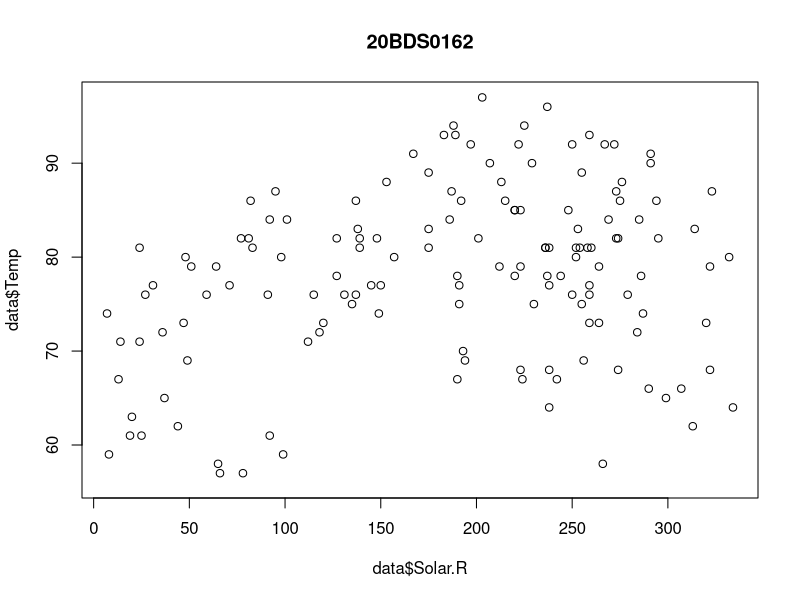
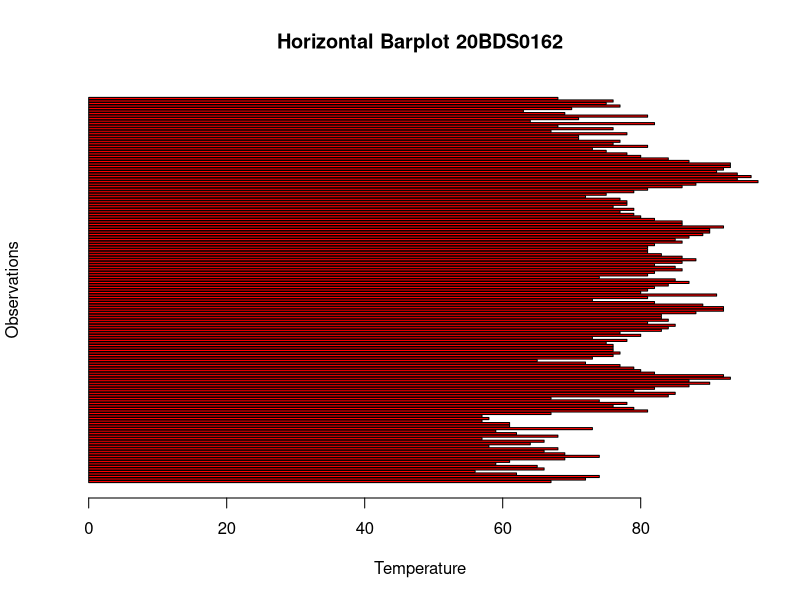
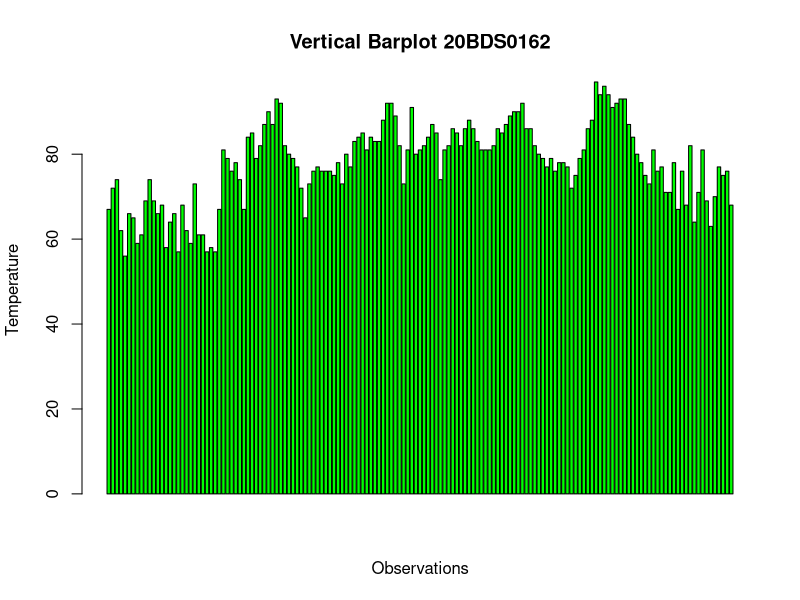
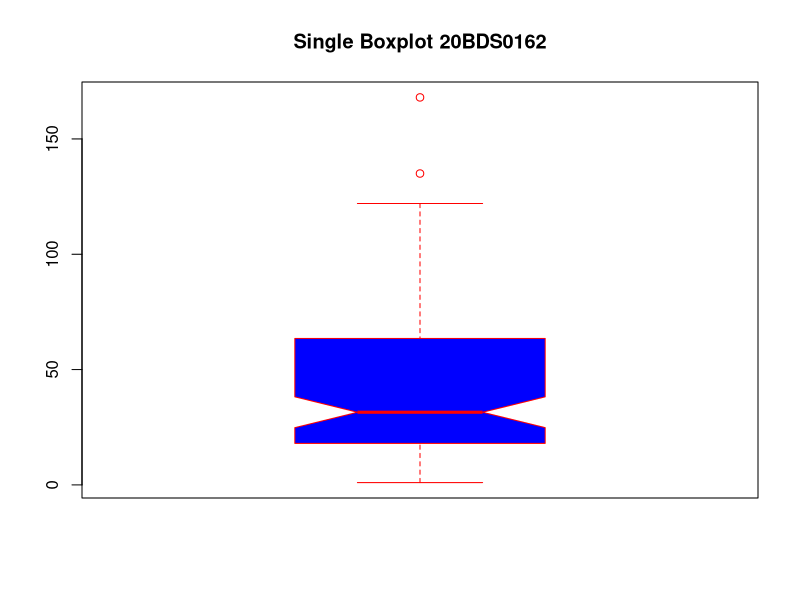
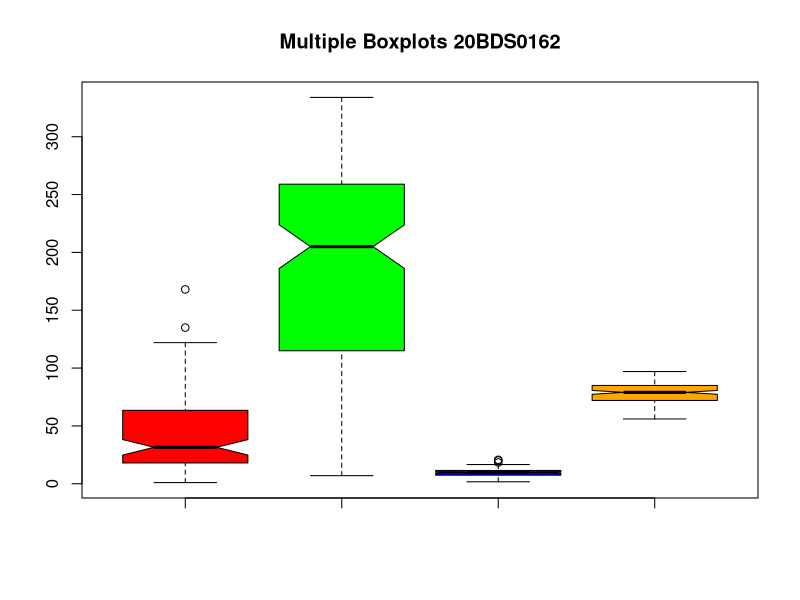
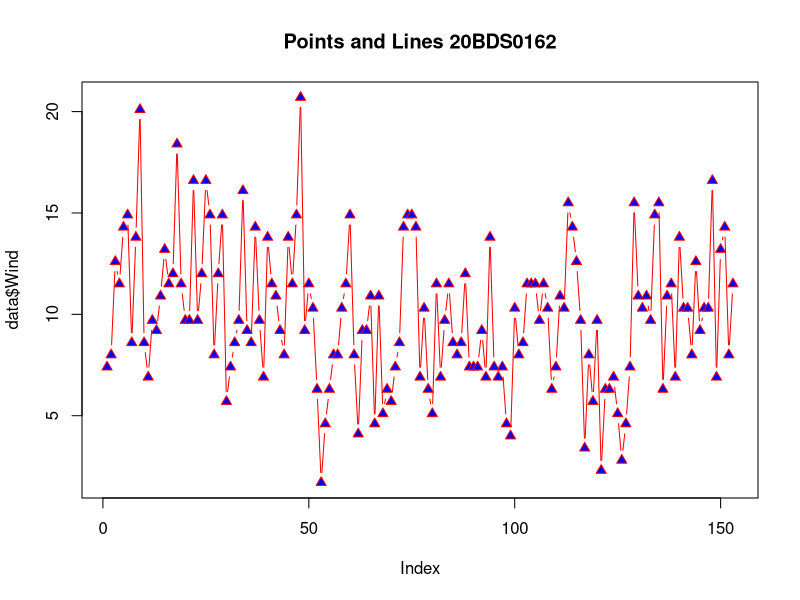
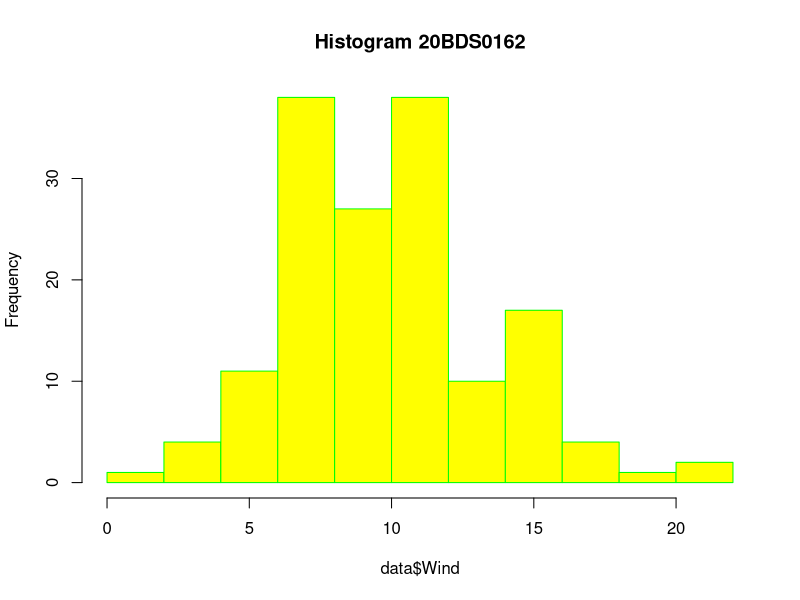
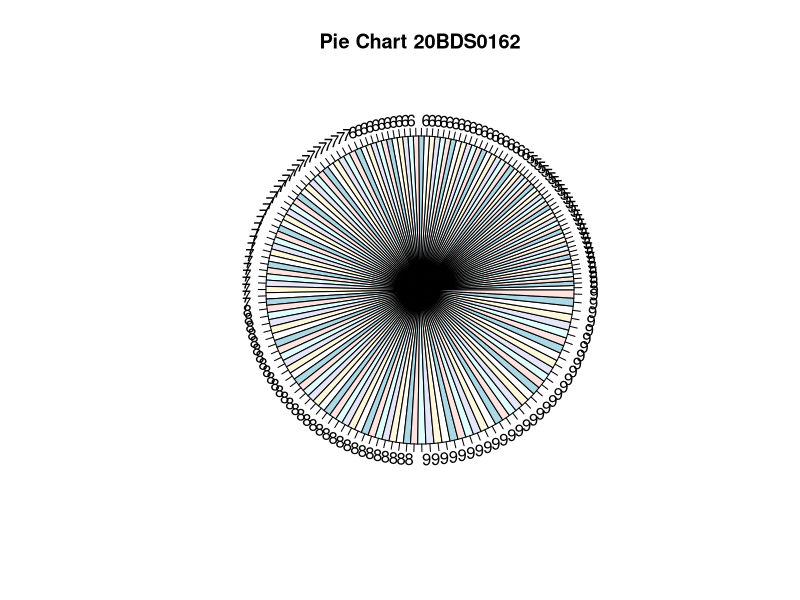

Write the R code that produced these figures, in order.
#20BDS0162 - SHOBHIT AGRAWAL
#Exercise 1
#Q1

#Loading the in-built dataset airquality

data = airquality
data

#Analyzing the data using various functions

str(data)
head(data)
tail(data)
summary(data)

#1.Using basic plot function to plot Solar.R vs Temp

plot(data$Solar.R,data$Temp,main = "20BDS0162")

#2.Using the barplot function

#Horizontal barplot
barplot(data$Temp, horiz = TRUE, main = "Horizontal Barplot 20BDS0162", col
        ="red", xlab = "Temperature", ylab = "Observations" )

#Vertical barplot
barplot(data$Temp, horiz = FALSE, main = "Vertical Barplot 20BDS0162", col ="green",
        xlab = "Observations", ylab = "Temperature")

#3.Boxplot 

#One box plot
boxplot(data$Ozone, main="Single Boxplot 20BDS0162", col = "blue", notch = TRUE,
        outline = TRUE, border = "red")

#Multiple boxplot
boxplot(data$Ozone,data$Solar.R,data$Wind,data$Temp, notch = TRUE, col =
          c("red","green","blue","orange"), main = "Multiple Boxplots 20BDS0162")

#4.Plot with both points and lines

plot(data$Wind,type = "b",main = "Points and Lines 20BDS0162", col = "red", bg = "blue",pch = 24)

#5.Histogram

hist(data$Wind, col = "yellow", border = "green", main = "Histogram 20BDS0162")

#6.Pie Chart

pie(data$Month,labels = data$Month, main = "Pie Chart 20BDS0162")

#7.Visualizing all the above plots in a 3x3 grid

par(mfrow=c(3,3))

#8.Scatter Plot Matrix
plot(data, main = "Scatter Plot Matrix 20BDS0162") 

#Q2
library(lattice)
library(ggplot2)

data = mtcars
data

#1.Scatter Plot
ggplot(data = data, aes(x = wt,y = mpg,color = as.factor(cyl)))+
  geom_point()+xlab("Weight")+ylab("Mileage")+ggtitle("WT vs MPG 20BDS0162")

#2.Line Plot
ggplot(data = data, aes(x = wt,y = mpg,color = as.factor(cyl)))+
  geom_line()+xlab("Weight")+ylab("Mileage")+ggtitle("WT vs MPG 20BDS0162")

#3.Plot with both line and point
ggplot(data = data, aes(x = wt,y = mpg,color = as.factor(cyl)))+geom_point()+
  geom_line()+xlab("Weight")+ylab("Mileage")+ggtitle("WT vs MPG 20BDS0162")

#4.Plot with size attribute
ggplot(data = data, aes(x = wt,y = mpg,color = as.factor(cyl),size = qsec))+
  geom_point()+xlab("Weight")+ylab("Mileage")+ggtitle("WT vs MPG 20BDS0162")

#5.Plot with shape attribute
ggplot(data = data, aes(x = wt,y = mpg,shape = as.factor(cyl),color = as.factor(cyl),size = qsec))+
  geom_point()+xlab("Weight")+ylab("Mileage")+ggtitle("WT vs MPG 20BDS0162")

#6.Histogram
ggplot(data = data, aes(x = wt))+geom_histogram(color="blue",fill="yellow",bins=7)+ggtitle("WT vs MPG 20BDS0162")+xlab("Weight")+ylab("Count")

#7.Boxplot
data$gear = as.factor(data$gear)
ggplot(data = data, aes(x = gear,y = disp))+geom_boxplot(color = "red", fill = "yellow")+ggtitle("WT vs MPG 20BDS0162")+xlab("Weight")

data

#8.Column Chart
ggplot(data = data, 
       aes(x = gear,y = mpg,color = wt))+
  geom_col() + xlab("Gear") + ylab("Mpg")+
  ggtitle("Gear vs Mpg 20BDS0162")

#9.Line Plot with weight
ggplot(data = data, aes(x = wt,y = mpg,color = as.factor(cyl), size = qsec))+
  geom_line()+xlab("Weight")+ylab("Mileage")+ggtitle("WT vs MPG 20BDS0162")

ggplot(data,aes(x = gear,y = mpg,fill = as.factor(cyl))) + geom_bar(stat = "identity")
